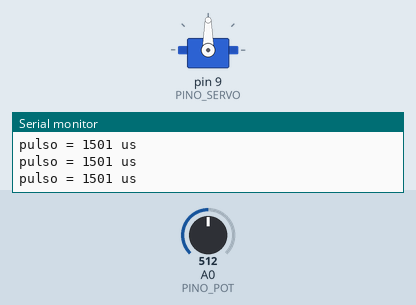
Bench run of a sketch on a simulated Arduino Uno, built with avr-gcc and run on an emulated ATmega328P. Parts: servo, the last lines printed to the serial monitor. Inputs (shaded band) come from the test bench; at power-on: A0 (PINO_POT) = 512.

Above: at 1.2 s.
1.3 s: A0 (PINO_POT) set to 390
At 1.7 s:
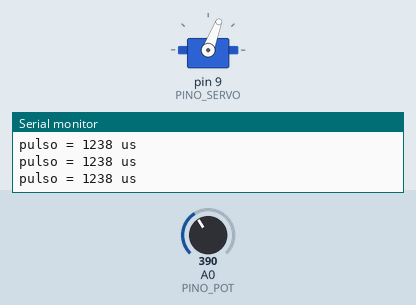
2.8 s: A0 (PINO_POT) set to 306
At 3.9 s:
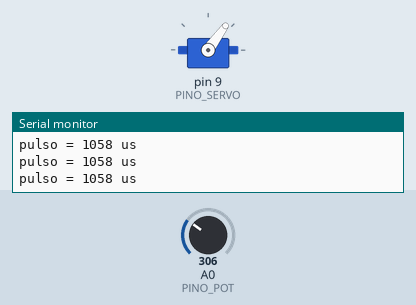
4.3 s: A0 (PINO_POT) set to 266
At 5.7 s:
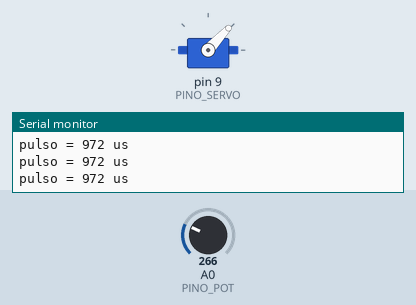
7.3 s: A0 (PINO_POT) set to 122
At 7.8 s:
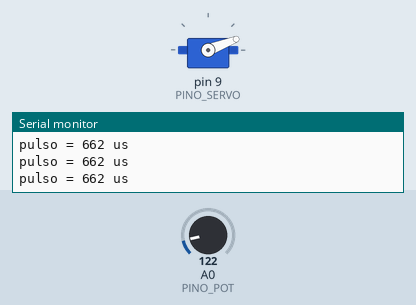
8.8 s: A0 (PINO_POT) set to 716
At 10.0 s:
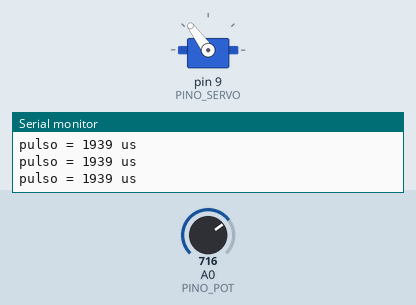
10.3 s: A0 (PINO_POT) set to 511
At 10.6 s:
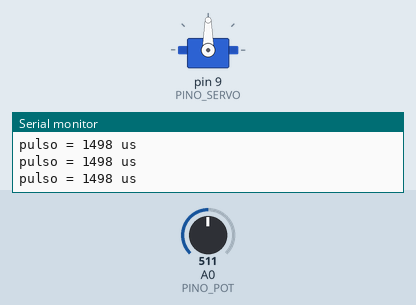
Timing chart, 0 to 12.8 s (numbered marks = the images above; inputs shaded):
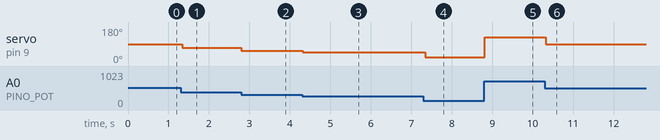

Measured:
- after the input at 1.3 s, servo on pin 9 (PINO_SERVO): 90° → 69° at once
- after the input at 2.8 s, servo on pin 9 (PINO_SERVO): 69° → 54° at once
- after the input at 4.3 s, servo on pin 9 (PINO_SERVO): 54° → 47° at once
- after the input at 7.3 s, servo on pin 9 (PINO_SERVO): 47° → 21° after 0.05 s
- after the input at 8.8 s, servo on pin 9 (PINO_SERVO): 21° → 126° at once
- after the input at 10.3 s, servo on pin 9 (PINO_SERVO): 126° → 90° at once

The sketch:

03_calibracao.ino
```cpp
/*
  03 - Calibrando o servo: descobrindo os pulsos reais de 0 e 180 graus
  Placa: Arduino Uno/Nano

  Cada SG90 e um pouco diferente. Em vez de "write(angulo)", aqui usamos
  writeMicroseconds(pulso) e o potenciometro varre de 400 a 2600 us.
  Anote no Monitor Serial:
    - o menor pulso em que o servo PARA de se mover no inicio do curso (limite 0 graus)
    - o maior pulso em que ele PARA no fim do curso (limite 180 graus)
  Cuidado: se o servo "vibrar" ou "roncar" forcando o batente, volte o pot
  imediatamente. Forcar o fim de curso danifica as engrenagens.

  Ligacoes: iguais ao sketch 02.
*/
#include <Servo.h>

const int PINO_SERVO = 9;
const int PINO_POT   = A0;
const int PULSO_MIN_TESTE = 400;    // abaixo do minimo tipico (500)
const int PULSO_MAX_TESTE = 2600;   // acima do maximo tipico (2400)
Servo servo;

void setup() {
  Serial.begin(9600);
  servo.attach(PINO_SERVO, PULSO_MIN_TESTE, PULSO_MAX_TESTE);
  Serial.println("Gire o pot devagar. Anote o pulso onde o servo para em cada extremo.");
}

void loop() {
  int leitura = analogRead(PINO_POT);
  int pulso   = map(leitura, 0, 1023, PULSO_MIN_TESTE, PULSO_MAX_TESTE);
  servo.writeMicroseconds(pulso);

  Serial.print("pulso = ");
  Serial.print(pulso);
  Serial.println(" us");
  delay(50);
}

/*
  Depois de anotar, use os valores no attach() dos proximos sketches:
     servo.attach(9, PULSO_0_GRAUS, PULSO_180_GRAUS);
  Exemplo tipico de um SG90 real: attach(9, 560, 2350)
*/
```
